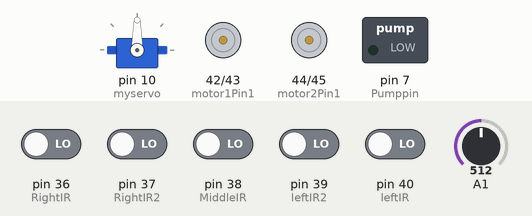
The sketch below on a simulated Arduino Mega 2560, built with avr-gcc and run on an emulated ATmega2560. Shown: servo, motor-driver pin pairs drawn as motors (green arrow = first pin HIGH = forward, orange = second pin HIGH = backward, longer = more drive), switched loads named in the sketch (green lamp = pin HIGH). Inputs (shaded band) come from the test bench; at power-on: pin 36 (RightIR), pin 37 (RightIR2), pin 38 (MiddleIR), pin 39 (leftIR2), pin 40 (leftIR) LOW, A1 = 512. What the sketch prints to the serial monitor is not drawn.

Above: at 1.2 s.
1.3 s: pin 39 (leftIR2) driven HIGH
At 2.2 s:
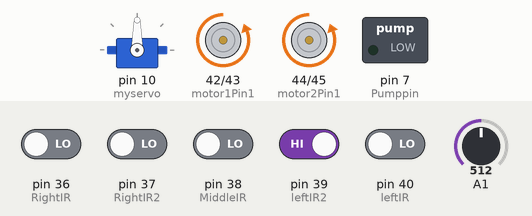
2.8 s: pin 39 (leftIR2) driven LOW
At 3.4 s:
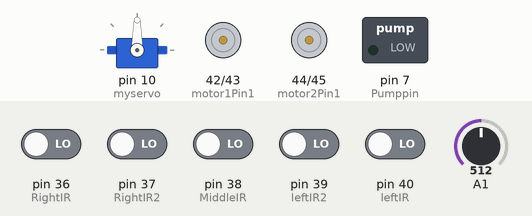
5.8 s: pin 36 (RightIR) driven HIGH
At 6.9 s:
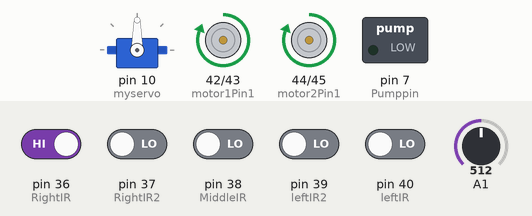
7.3 s: pin 36 (RightIR) driven LOW
At 8.1 s:
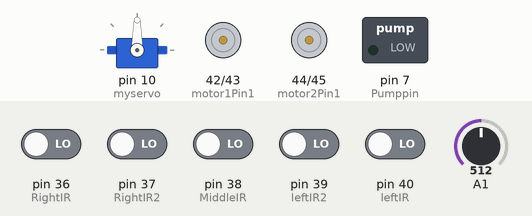
10.3 s: pin 38 (MiddleIR) driven HIGH
At 11.5 s:
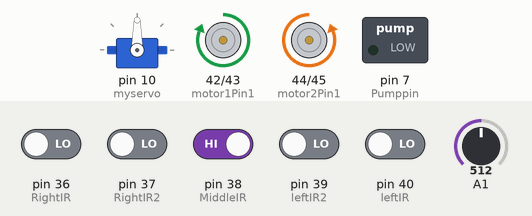
11.8 s: pin 38 (MiddleIR) driven LOW
At 12.45 s:
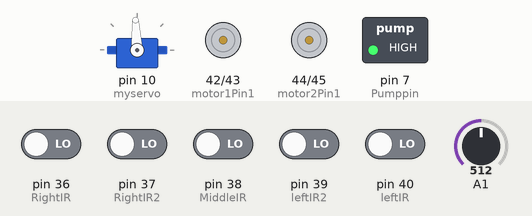
Timing chart, 0 to 15.8 s (numbered marks = the images above; inputs shaded):
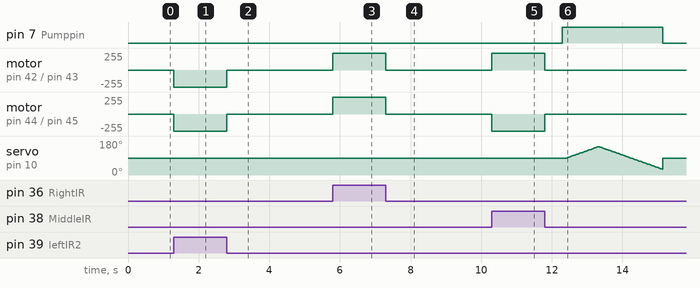

The sketch:

firefighter.ino
```cpp
#include <dht.h>
#define dataPin 8 // Defines pin number to which the sensor is connected
dht DHT;
#include <Servo.h>
Servo myservo;
int pos = 0;    // variable to store the servo position
#define Pumppin 7
#define leftIR 40
#define leftIR2 39
#define MiddleIR 38
#define RightIR2 37
#define RightIR 36

int motor1Pin1 = 42;
int motor1Pin2 = 43;
int motor2Pin1 = 44;
int motor2Pin2 = 45;
int state;
int enable = 0;
int temp;
int hum;
int distance;
int timer = 0;
boolean fire = false;


void put_off_fire()
{
    delay (500);

    digitalWrite(motor1Pin1, LOW);
    digitalWrite(motor1Pin2, LOW);
    digitalWrite(motor2Pin1, LOW);
    digitalWrite(motor2Pin2, LOW);

 ext();

  fire=false;
}
void ext()
{

  digitalWrite(Pumppin,HIGH);
  delay(100);
  for (pos = 90; pos <= 150; pos += 1) { // goes from 0 degrees to 180 degrees
    // in steps of 1 degree
    myservo.write(pos);              // tell servo to go to position in variable 'pos'
    delay(15);                       // waits 15ms for the servo to reach the position
  }
  for (pos = 150; pos >= 30; pos -= 1) { // goes from 180 degrees to 0 degrees
    myservo.write(pos);              // tell servo to go to position in variable 'pos'
    delay(15);                       // waits 15ms for the servo to reach the position
  }
  myservo.write(90);
  digitalWrite(Pumppin,LOW);
}


void forword(){
    digitalWrite(motor1Pin1, HIGH);
    digitalWrite(motor1Pin2, LOW);
    digitalWrite(motor2Pin1, LOW);
    digitalWrite(motor2Pin2, HIGH);
}

void backword(){
    digitalWrite(motor1Pin1, LOW);
    digitalWrite(motor1Pin2, HIGH);
    digitalWrite(motor2Pin1, HIGH);
    digitalWrite(motor2Pin2, LOW);
}

void turnLeft(){
    digitalWrite(motor1Pin1, LOW);
    digitalWrite(motor1Pin2, HIGH);
    digitalWrite(motor2Pin1, LOW);
    digitalWrite(motor2Pin2, HIGH);
}

void turnRight(){
    digitalWrite(motor1Pin1, HIGH);
    digitalWrite(motor1Pin2, LOW);
    digitalWrite(motor2Pin1, HIGH);
    digitalWrite(motor2Pin2, LOW);
}

void Stop(){
    digitalWrite(motor1Pin1, LOW);
    digitalWrite(motor1Pin2, LOW);
    digitalWrite(motor2Pin1, LOW);
    digitalWrite(motor2Pin2, LOW);
    digitalWrite(Pumppin,LOW);
}

void setup() {
Serial.begin(38400);
Serial3.begin(38400);

pinMode(leftIR, INPUT);
pinMode(MiddleIR, INPUT);
pinMode(RightIR, INPUT);

pinMode(motor1Pin1, OUTPUT);
pinMode(motor1Pin2, OUTPUT);
pinMode(motor2Pin1, OUTPUT);
pinMode(motor2Pin2, OUTPUT);
pinMode(Pumppin,OUTPUT);

  digitalWrite(motor1Pin1, LOW);
  digitalWrite(motor1Pin2, LOW);
  digitalWrite(motor2Pin1, LOW);
  digitalWrite(motor2Pin2, LOW);

  myservo.attach(10);

}

void loop() {
  // put your main code here, to run repeatedly:
  if(Serial3.available() > 0){
      state = Serial3.read();
      //Serial.println(state);

      if(state==7)
      {enable=1;}
      if(state==8)
      {enable=0;}
  }
   if(enable==1)
   {

    // if the state is '1' the DC motor will go forward
   if (state == 1){forword();Serial.println("Go Forward!");}

   // if the state is '2' the motor will Reverse
   else if (state == 2){backword();Serial.println("Reverse!");}

   // if the state is '3' the motor will turn left
   else if (state == 3){turnLeft();Serial.println("Turn LEFT");}

   // if the state is '4' the motor will turn right
   else if (state == 4){turnRight();Serial.println("Turn RIGHT");}

   // if the state is '5' the motor will Stop
   else if (state == 5) {Stop();Serial.println("STOP!");}

   // if the state is '6' the pump will Start
   else if (state == 6) {ext();Serial.println("Water");}

timer = timer+1;

if(timer>400){
 DHT.read11(dataPin);
 hum = DHT.humidity;
 temp = DHT.temperature;

 Serial3.print(temp);        //send distance to MIT App
 Serial3.print(";");
 Serial3.print(hum);         //send distance to MIT App
 Serial3.print(";");
 Serial3.print("1"); //send distance to MIT App
 Serial3.println(";");
 timer=0; }
 delay(1);
   }

else if(enable==0)
{distance = analogRead(A1);

  while(digitalRead(RightIR)==1 ||digitalRead(RightIR2)==1)
{
    turnRight();
    delay(100);

}
while(digitalRead(MiddleIR)==1)
{fire = true;
  forword();
  delay(300);
  Serial.print("Middle");
}


while(digitalRead(leftIR)==1 || digitalRead(leftIR2)==1)
{
 turnLeft();
    delay(100);

  Serial.print("Left");

}
  digitalWrite(motor1Pin1, LOW);
  digitalWrite(motor1Pin2, LOW);
  digitalWrite(motor2Pin1, LOW);
  digitalWrite(motor2Pin2, LOW);
  Serial.print("Middle");
  Serial.println();
  }
  while (fire == true)
     {
      put_off_fire();
     }
}
```

Measured:
- after the input at 1.3 s, motor on pin 42 (motor1Pin1) / pin 43 (motor1Pin2), motor on pin 44 (motor2Pin1) / pin 45 (motor2Pin2): stopped → backward 255/255 at once
- after the input at 2.8 s, motor on pin 42 (motor1Pin1) / pin 43 (motor1Pin2), motor on pin 44 (motor2Pin1) / pin 45 (motor2Pin2): backward 255/255 → stopped at once
- after the input at 5.8 s, motor on pin 42 (motor1Pin1) / pin 43 (motor1Pin2), motor on pin 44 (motor2Pin1) / pin 45 (motor2Pin2): stopped → forward 255/255 at once
- after the input at 7.3 s, motor on pin 42 (motor1Pin1) / pin 43 (motor1Pin2), motor on pin 44 (motor2Pin1) / pin 45 (motor2Pin2): forward 255/255 → stopped at once
- after the input at 10.3 s, motor on pin 42 (motor1Pin1) / pin 43 (motor1Pin2): stopped → forward 255/255 at once; motor on pin 44 (motor2Pin1) / pin 45 (motor2Pin2): stopped → backward 255/255 at once
- after the input at 11.8 s, pin 7 (Pumppin): LOW → HIGH after 0.50 s, → LOW 2.8 s later; motor on pin 42 (motor1Pin1) / pin 43 (motor1Pin2): forward 255/255 → stopped at once; motor on pin 44 (motor2Pin1) / pin 45 (motor2Pin2): backward 255/255 → stopped at once
